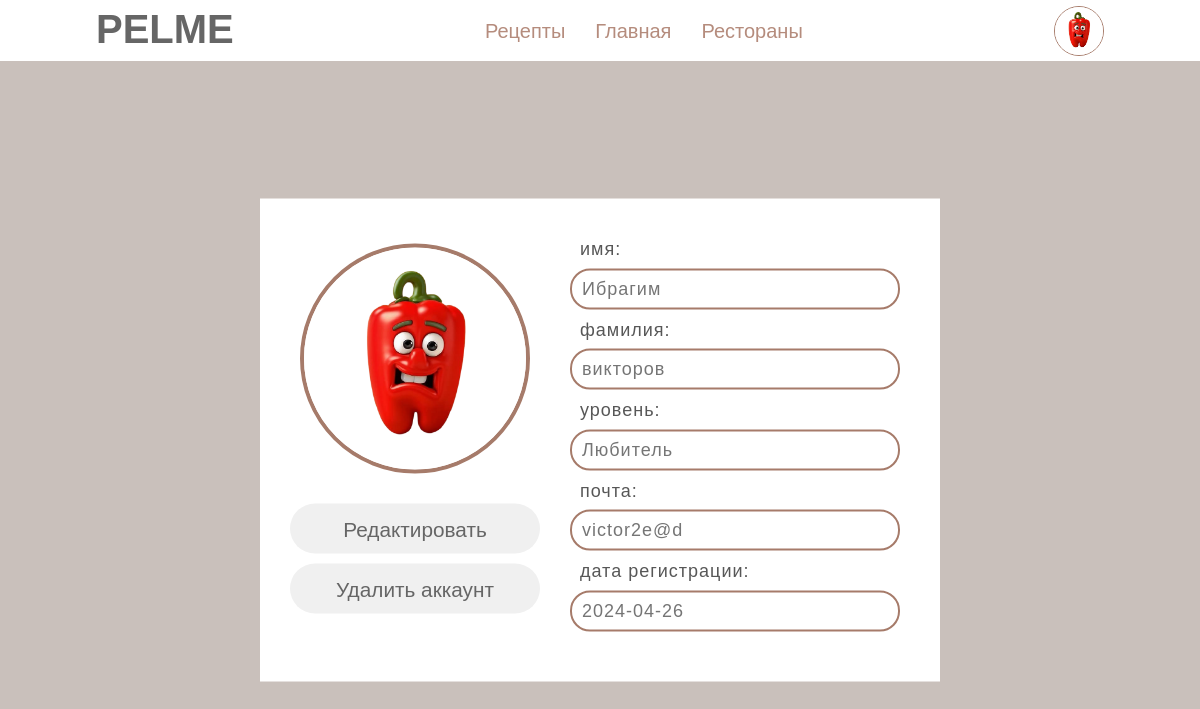
Screenshot of /profile_user (signed in) with the database file from the repository.
### data/users.py (models this page shows, shortened)
class User(SqlAlchemyBase, UserMixin):
    __tablename__ = 'users'
    id = sqlalchemy.Column(sqlalchemy.Integer, primary_key=True, autoincrement=True)
    name = sqlalchemy.Column(sqlalchemy.String, nullable=True)
    surname = sqlalchemy.Column(sqlalchemy.String, nullable=True)
    avatar = sqlalchemy.Column(sqlalchemy.String, nullable=True)
    email = sqlalchemy.Column(sqlalchemy.String, unique=True, nullable=True)
    level = sqlalchemy.Column(sqlalchemy.String, nullable=True)
    liked_recipes = sqlalchemy.Column(sqlalchemy.String, nullable=True)
    hashed_password = sqlalchemy.Column(sqlalchemy.String, nullable=True)
    modified_date = sqlalchemy.Column(sqlalchemy.DateTime, default=datetime.datetime.now)
    recipes = orm.relationship("Recipes", back_populates='user')

### main.py (the view)
@app.route('/profile_user')  # страница с профилем авторизированного пользователя
@login_required
def profile_user():
    return render_template('profile_user.html', authenticated=True, user=current_user)

### data/db_session.py (called while the page is built)
def create_session() -> Session:
    global __factory
    return __factory()

### main.py (called while the page is built)
@login_manager.user_loader
def load_user(user_id):
    db_sess = db_session.create_session()
    return db_sess.query(User).get(user_id)

### templates/profile_user.html (shortened to what this page needs)
{% extends "base.html" %}
{% block content %}
<link rel="stylesheet" href="/static/css/profile_user.css">
<div class="screen">
    <div class="content-user">
        <div class="profile">
            <div class="avatar-btn">
                {% if authenticated %}
                <div class="avatarka">
                    <img class="img-avatar-profile" src="{{ '/' + user.avatar }}">
                </div>
                <div class="btns">
                    <button class="btn-profile btn-edit" type="button" onclick="location.href='edit_profile'"> Редактировать</button><br>
                    <button class="btn-profile" type="button" onclick="location.href='delete_profile'"> Удалить аккаунт</button><br>
                </div>
                {% else %}
                <div class="avatarka-left-user">
                    <img class="img-avatar-profile" src="{{ '/' + user.avatar }}">
                </div>
                {% endif %}
            </div>
            <div class="inform">
                <div class="inform-name">
                    <h4 class="text"> имя: </h4>
                    <input class="text-inform" readonly placeholder="{{ user.name }}"></input>
                </div>
                <div class="inform-name">
                    <h4 class="text"> фамилия: </h4>
                    <input class="text-inform" readonly placeholder="{{ user.surname }}"></input>
                </div>
                <div class="inform-name">
                    <h4 class="text"> уровень: </h4>
                    <input class="text-inform" readonly placeholder="{{ user.level }}"></input>
                </div>
                <div class="inform-name">
                    <h4 class="text"> почта: </h4>
                    <input class="text-inform" readonly placeholder="{{ user.email }}"></input>
                </div>
                <div class="inform-name">
                    <h4 class="text"> дата регистрации: </h4>
                    <input class="text-inform" placeholder="{{ user.modified_date.date() }}"></input>
                </div>
            </div>
        </div>
    </div>
</div>
{% endblock %}

### templates/base.html (shortened to what this page needs)
<!doctype html>
<html lang="en">
<head>
    <link rel="stylesheet"
          href="https://stackpath.bootstrapcdn.com/bootstrap/4.4.1/css/bootstrap.min.css"
>
    <link rel="stylesheet" href="/static/css/base.css">
</head>
<body>
    <header>
      <h1 class="logo">PELME</h1>
     <nav>
         <ul>
             <li><a href="/recipes">Рецепты</a></li>
             <li><a href="/">Главная</a></li>
             <li><a href="/restaurants">Рестораны</a></li>
         </ul>
     </nav>
    {% if current_user.is_authenticated %}
     <div class="avatar">
      <li><img class="img-avatar" src="{{ '/' + current_user.avatar }}">
      </li>
     </div>
   {% else %}
    <div class="buttons">
        <button class="btn-regist" type="button" onclick="location.href='regist'">Регистрация</button>
        <button class="btn-come" type="button" onclick="location.href='login'">Войти</button>
    </div>
   {% endif %}
   </header>
<main>
    {% block content %}{% endblock %}
</main>
</body>
</html>

### static/css/base.css (style rules this page uses)
* { margin: 0; padding: 0; box-sizing: border-box; font-family: sans-serif; list-style: none; text-decoration: none; }
body { background-color: #696969; }
header { background-color: #ffffff; position: fixed; top: 0; left: 0; right: 0; display: flex; justify-content: space-between; align-items: center; padding: 0 8%; z-index: 10; }
header .logo { margin-top: 5px; background-color: #ffffff; font-size: 40px; font-weight: 900; color: #666666; transition: .5s; }
header nav ul li { background-color: #ffffff; position: relative; float: left; top: 0; }
header nav ul li a { padding: 15px; color: #b58c7d; font-size: 20px; display: block; }
.avatar { background-color: #ffffff; width: 50px; height: 50px; }
.img-avatar { background-color: #ffffff; width: 100%; height: 100%; border-radius: 70px; border: 1.5px solid #a67b6a; }
nav { background-color: #ffffff; }
div li { background-color: #ffffff; }

### static/css/profile_user.css (style rules this page uses)
body { background-color: #c9c0bb; }
.screen { position: relative; height: 100vh; }
.content-user { background-color: #ffffff; position: absolute; top: 55%; left: 50%; transform: translate(-50%, -50%); padding: 20px 20px 20px 20px; }
.profile { background-color: #ffffff; display: flex; justify-content: space-between; }
.avatarka { background-color: #ffffff; border-radius: 30px; margin-left: 20px; margin-right: 20px; margin-top: 20px; margin-bottom: 20px; }
.img-avatar-profile { background-color: #ffffff; border-radius: 120px; margin-top: 5px; width: 230px; height: 230px; border: 4px solid #a67b6a; }
.avatar-btn { background-color: #ffffff; }
.btn-profile { background-color: #f0f0f0; padding: 10px 20px; height: 50px; width: 250px; outline: none; border: none; border-radius: 30px; cursor: pointer; color: #666666; font-weight: 400; font-size: 0.55cm; }
.btns { background-color: #ffffff; text-align: center; }
.btn-edit { margin-bottom: 10px; margin-top: 10px; }
.inform { background-color: #ffffff; padding: 20px 20px 20px 20px; }
.text-inform { width: 330px; background-color: #ffffff; font-family: sans-serif; letter-spacing: 1px; font-size: 18px; border-radius: 20px; border: 2px solid #a67b6a; padding: 5px 10px 5px 10px; margin-bottom: 10px; }
.inform-name { background-color: #ffffff; }
.text { background-color: #ffffff; color: #575757; font-family: sans-serif; letter-spacing: 1px; font-size: 18px; margin-left: 10px; }

### rows the page displays
User: avatar (picture), name "Ибрагим", surname "викторов", level "Любитель", email "victor2e@d", modified_date "2024-04-26"
